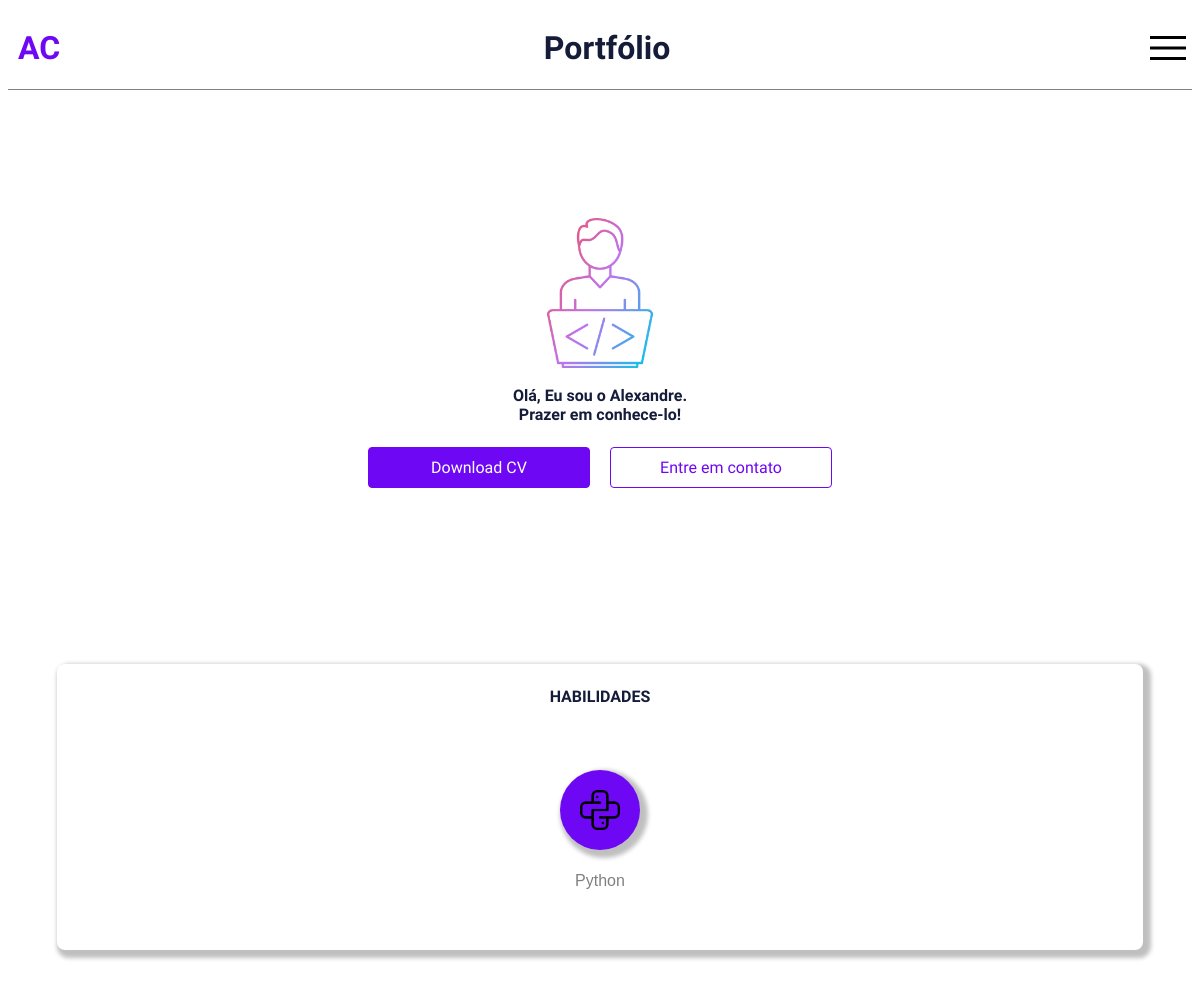
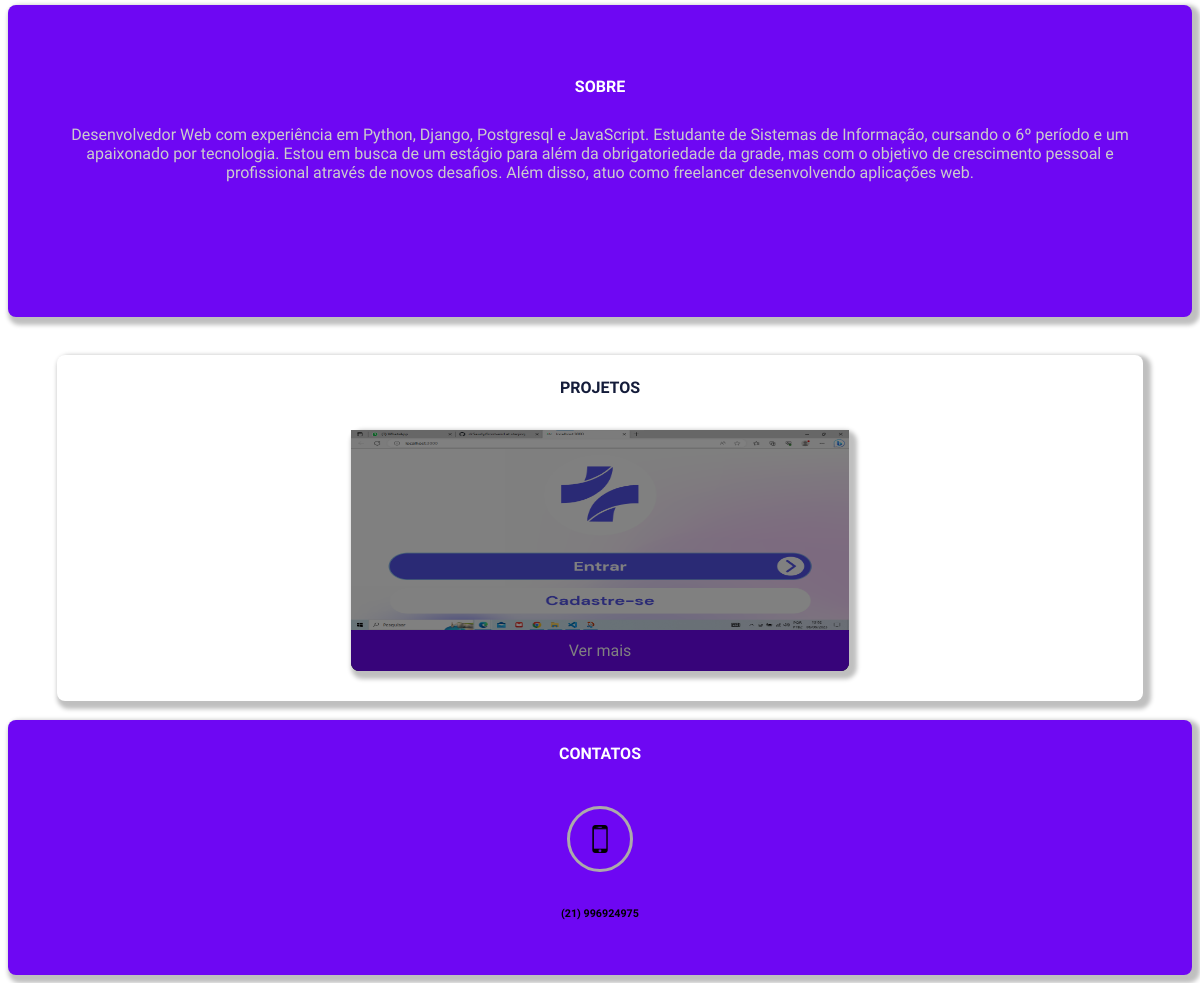
The app's page /, older data (2 pictures, top to bottom).
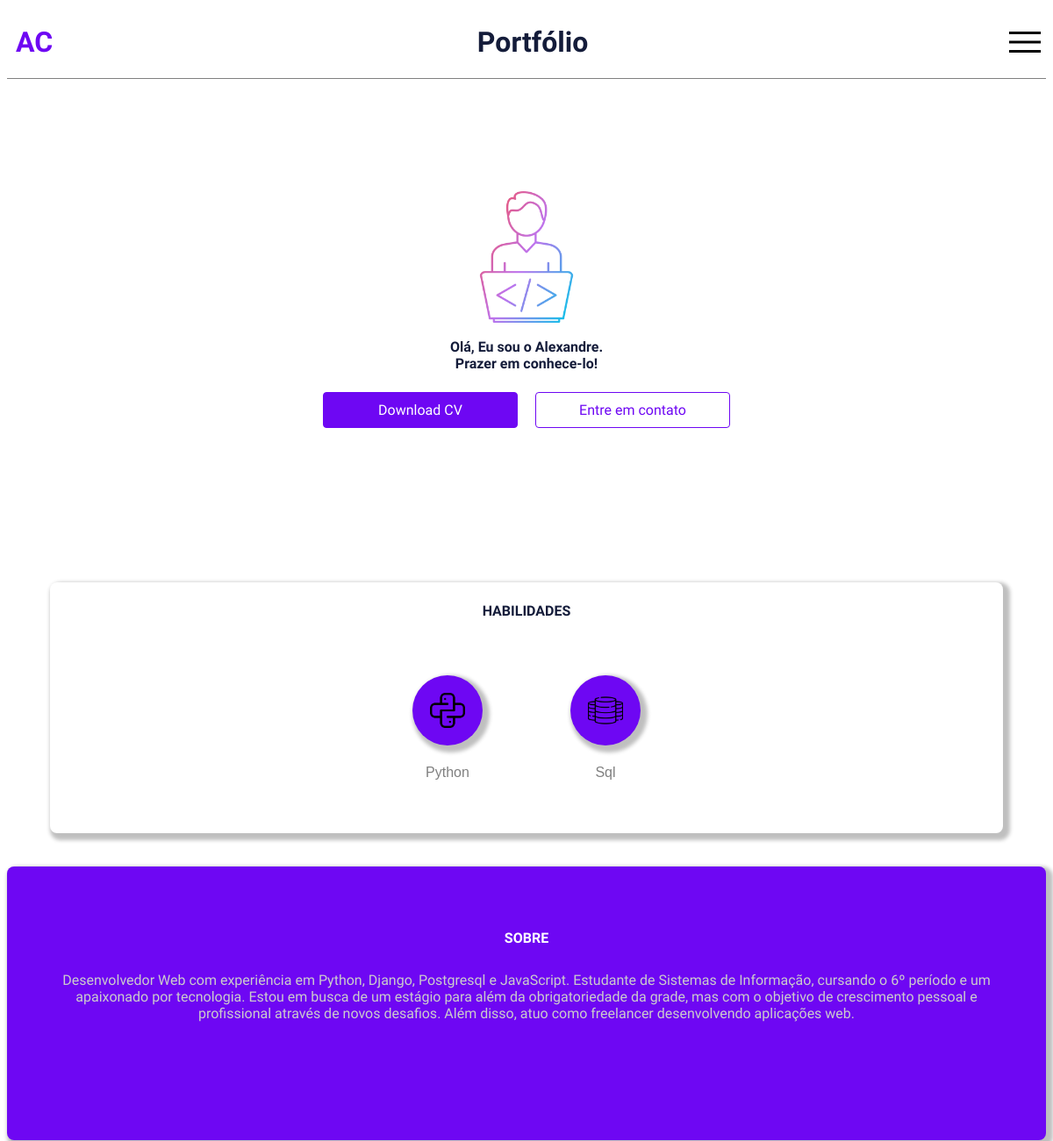
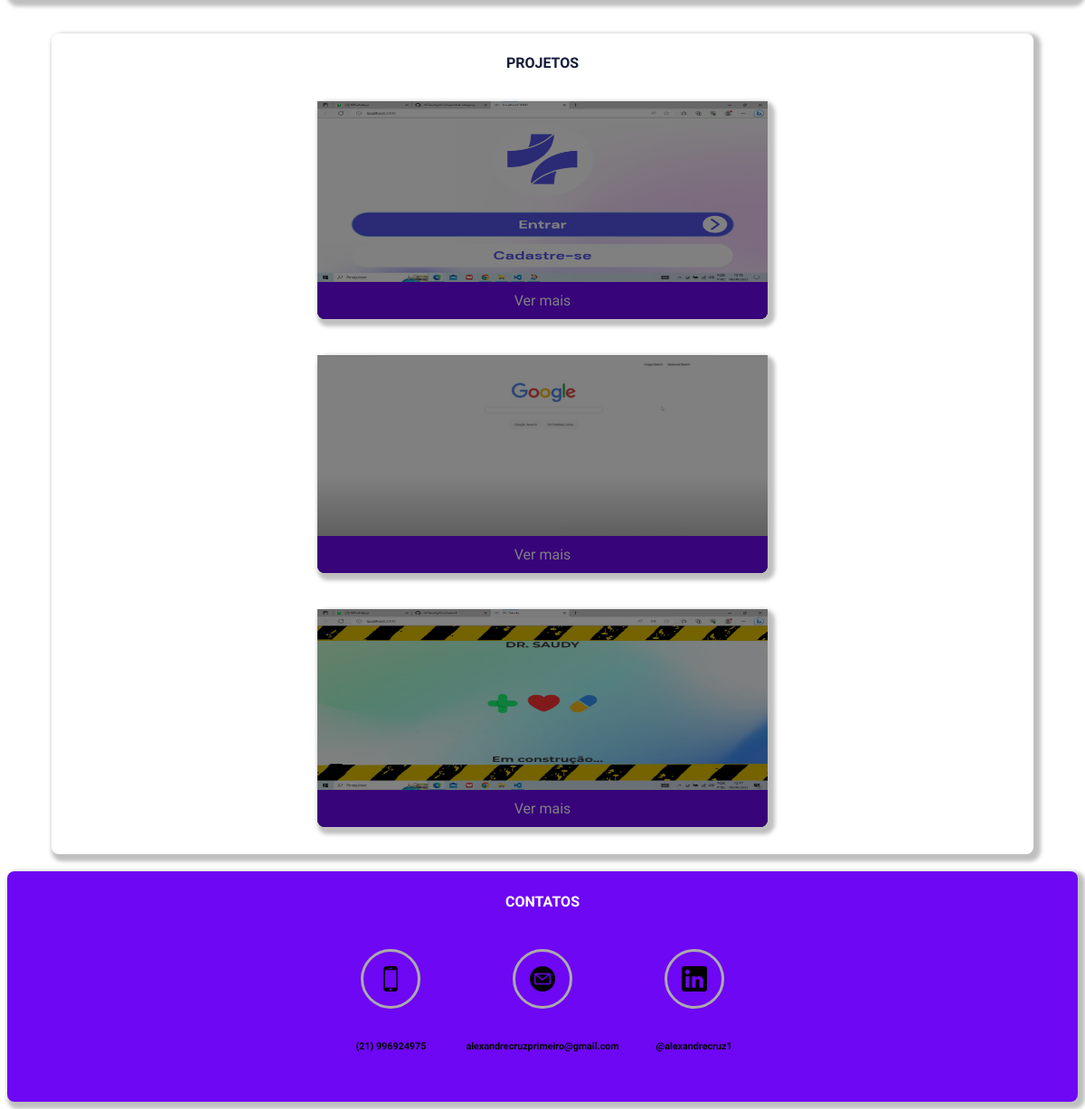
The same page, newer data (2 pictures, top to bottom).
### portfolio_app/models.py (models this page shows, shortened)
class Habilidade(models.Model):
    nome = models.CharField(max_length=100)
    imagem = models.ImageField(upload_to='upload/habilidade/')

class Projeto(models.Model):
    url = models.CharField(max_length=100)
    imagem = models.ImageField(upload_to='upload/projetos/')

class Contato(models.Model):
    contato = models.CharField(max_length=100)
    imagem = models.ImageField(upload_to='upload/contatos/')

### portfolio_app/views.py (the view)
# urls.py: path('', views.index, name='index'),
def index(request):
    habilidades = Habilidade.objects.all()
    projetos = Projeto.objects.all()
    contatos = Contato.objects.all()
    context = {'habilidades':habilidades,'projetos':projetos,'contatos':contatos}
    return render(request,'index.html',context)

### portfolio_app/templates/index.html (shortened to what this page needs)
<!DOCTYPE html>
<html lang="en">
<head>
    {% load static %}
    <link rel="stylesheet" href="{% static 'css/style.css'%}">
</head>
<body>
    <div id="nav">
        <div id="header">
            <h1 id="logo">AC</h1>
            <h1>Portfólio</h1>
            <img id="menu_button" width="48px" height="48px" src="{% static 'img/menu.png'%}">
        </div>
    </div>
    <div id="home_container">
        <div id="perfil">
            <img src="{% static 'img/programador.png' %}" width="150rem">
            <h2>Olá, Eu sou o Alexandre. <br> Prazer em conhece-lo!</h2>
        </div>
        <div id="container_button">
            <a href="../static/img/Alexandre Cruz - Currículo.pdf" class="btn_cheio" download>Download CV</a>
            <a href="https://wa.me/5521996924975" class="btn_vazio"  target="_blank">
            Entre em contato
            </a>
        </div>
    </div>
    <br><br>
    <div id="container_habilidades">
        <h2 id="habilidades">HABILIDADES</h2>
        <div class="container_cards">
            {% for habilidade in habilidades %}
            <div class="card_habilidade">
                <div class="circle_habilidade">
                    {% load static %}
                    <img src="../../media/{{habilidade.imagem}}" width="40vw" height="40vh">
                </div>
                <div class="nome_habilidade">{{habilidade.nome}}</div>
            </div>
            {% endfor %}
        </div>
    </div>
    <br><br>
    <div id="container_sobre">
        <h2 id="sobre" style="color:white">SOBRE</h2>
        <p>Desenvolvedor Web com experiência em Python, Django, Postgresql e JavaScript.
            Estudante de Sistemas de Informação, cursando o 6º período e um apaixonado por tecnologia.
            Estou em busca de um estágio para além da obrigatoriedade da grade,
            mas com o objetivo de crescimento pessoal e profissional através de novos desafios.
            Além disso, atuo como freelancer desenvolvendo aplicações web.
            </p>
    </div>
    <br><br>
    <div id="container_projetos">
        <h2 id="projetos">PROJETOS</h2>
        <div class="container_projeto_window">
            {% for projeto in projetos %}
                <div class="projeto_window" >
                    <img src="../../media/{{projeto.imagem}}" width="498vw" height="200vw">
                    <a href="{{projeto.url}}" class="btn_cheio_projeto_window">Ver mais</a>
                </div>
            {% endfor %}
        </div>
    </div>
<br>
    <div id="container_contatos">
        <h2 id="contatos" style="color:white;">CONTATOS</h2>
        <div class="circles_center">
            <div class="container_circle_contatos">
                {% for contato in contatos %}
                <div class="circle_contato_card">
                    <div class="circle_contato">
                        <img src="../../media/{{contato.imagem}}" width="28px" height="28px">
                    </div>
                    <h6 style="color: 141C3A;">{{contato.contato}}</h6>
                </div>
                {% endfor %}
            </div>
        </div>
    </div>
</body>
</html>

Row changes from the older to the newer data that the page shows:
added Habilidade: imagem (picture), nome "Sql"
added Projeto: imagem (picture)
added Projeto: imagem (picture)
added Contato: imagem (picture), contato "alexandrecruzprimeiro@gmail.com"
added Contato: imagem (picture), contato "@alexandrecruz1"
